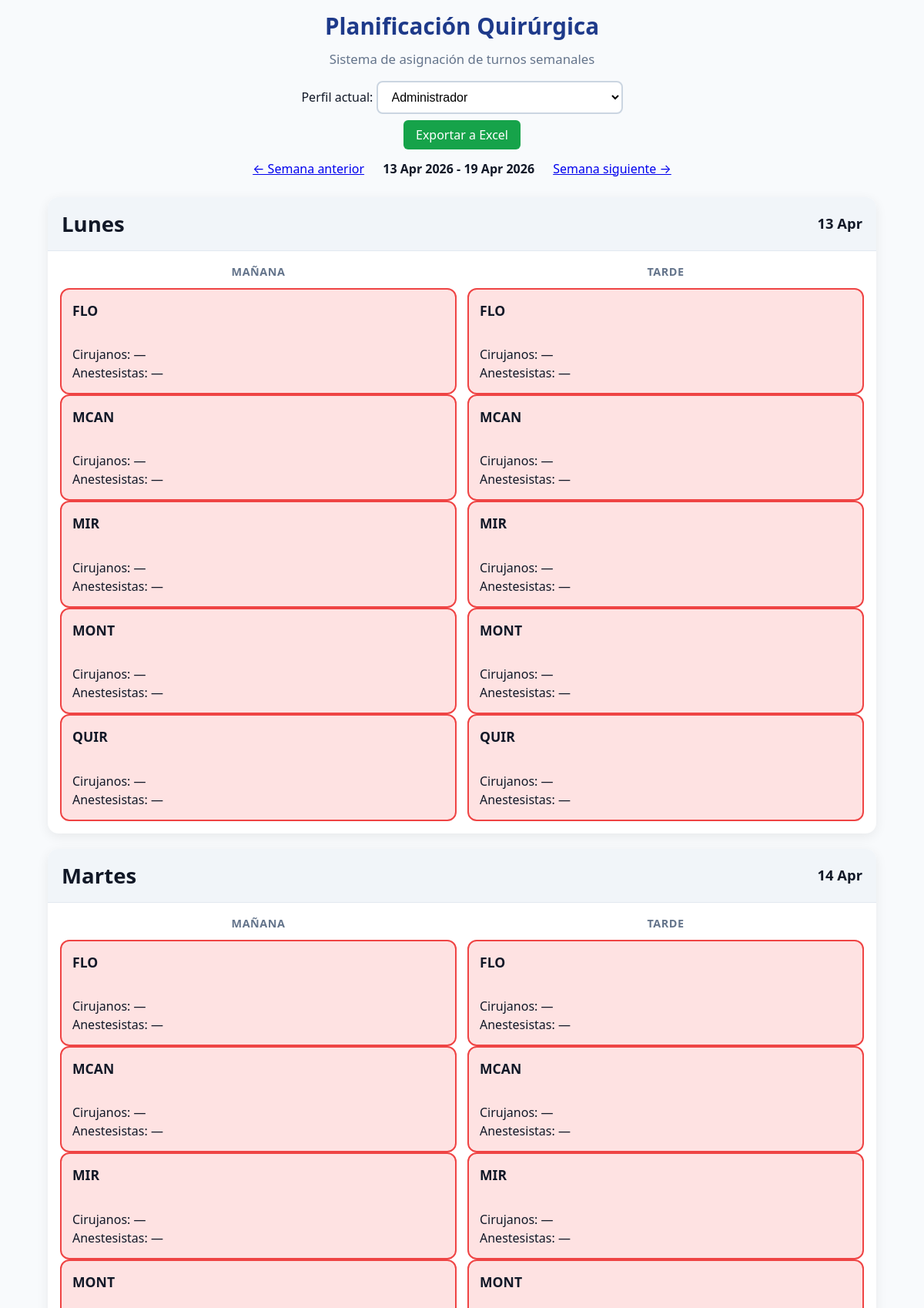
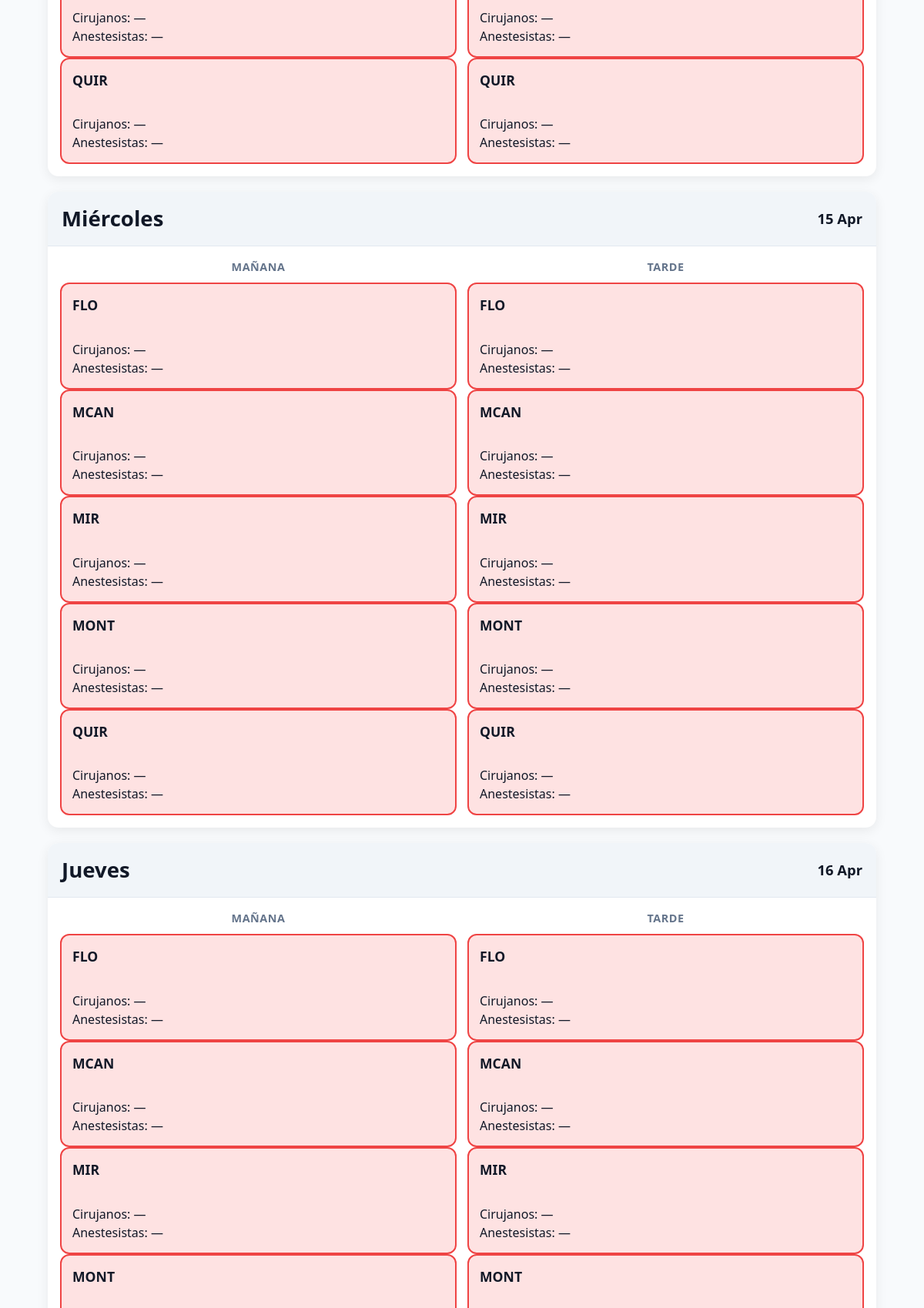
The page /index.php?profile=admin&week_offset=2 (upper part) on the database its author committed (2 pictures, top to bottom).
### tables this page shows
CREATE TABLE shifts (
    id INT AUTO_INCREMENT PRIMARY KEY,
    shift_date DATE NOT NULL,
    slot ENUM('morning', 'afternoon') NOT NULL,
    UNIQUE KEY unique_shift (shift_date, slot)
);

CREATE TABLE clinics (
    id INT AUTO_INCREMENT PRIMARY KEY,
    name VARCHAR(100) NOT NULL UNIQUE
);

### db.php (called while the page is built, shortened)
<?php
function debug_log($message, $data = null) {
    $logEntry = date('Y-m-d H:i:s') . " - " . $message;
    if ($data !== null) {
        $logEntry .= " - " . print_r($data, true);
    }
    $logEntry .= PHP_EOL;
}
function getPDO(): PDO {
    static $pdo = null;
    if ($pdo !== null) return $pdo;
    $config = require 'config.php';
    $dsn = "mysql:host={$config['db_host']};dbname={$config['db_name']};charset={$config['charset']}";
    try {
        $pdo = new PDO($dsn, $config['db_user'], $config['db_pass'], [
            PDO::ATTR_ERRMODE => PDO::ERRMODE_EXCEPTION,
            PDO::ATTR_DEFAULT_FETCH_MODE => PDO::FETCH_ASSOC,
        ]);
        return $pdo;
    } catch (PDOException $e) {
        debug_log("DB connection ERROR", $e->getMessage());
        die("Database connection failed: " . $e->getMessage());
    }
}
function fetchShiftsForWeek(string $startDate): array {
    $pdo = getPDO();
    $sql = "SELECT
            s.id AS shift_id,
            s.shift_date,
            s.slot,
            c.id AS clinic_id,
            c.name AS clinic,
            r.id AS reservation_id,
            r.status,
            p.name AS professional_name,
            p.role AS professional_role
        FROM shifts s
        CROSS JOIN clinics c
        LEFT JOIN reservations r ON r.shift_id = s.id AND r.clinic_id = c.id
        LEFT JOIN reservation_professionals rp ON rp.reservation_id = r.id
        LEFT JOIN professionals p ON p.id = rp.professional_id
        WHERE s.shift_date BETWEEN ? AND DATE_ADD(?, INTERVAL 6 DAY)
        ORDER BY s.shift_date, FIELD(s.slot, 'morning','afternoon'), c.name";
    $endDate = date('Y-m-d', strtotime($startDate . ' +6 days'));
    $stmt = $pdo->prepare($sql);
    $stmt->execute([$startDate, $startDate]);
    $rows = $stmt->fetchAll();
    $rowCount = count($rows);
    $data = [];
    foreach ($rows as $row) {
        $dateStr = $row['shift_date'];
        $slot = $row['slot'];
        $key = $row['shift_id'] . '_' . $row['clinic_id'];
        if (!isset($data[$dateStr][$slot][$key])) {
            $data[$dateStr][$slot][$key] = [
                'shift_id' => $row['shift_id'],
                'shift_date' => $dateStr,
                'slot' => $slot,
                'clinic_id' => $row['clinic_id'],
                'clinic' => $row['clinic'],
                'reservation_id' => $row['reservation_id'],
                'status' => $row['status'] ?? 'empty',
                'surgeons' => [],
                'anesthetists' => []
            ];
        }
    }
    return $data;
}
?>

### index.php (the view, shortened to what this page needs)
<?php
require_once 'db.php';
$offset = isset($_GET['week_offset']) ? (int)$_GET['week_offset'] : 0;
$mondayThisWeek = strtotime('monday this week');
$weekStartStr = date('Y-m-d', $mondayThisWeek + ($offset * 7 * 86400));
$currentProfile = $_GET['profile'] ?? 'admin';
$isAdmin = $currentProfile === 'admin';
$currentName = '';
$weekData = fetchShiftsForWeek($weekStartStr);
$weekDaysES = ['monday'=>'Lunes','tuesday'=>'Martes','wednesday'=>'Miércoles','thursday'=>'Jueves','friday'=>'Viernes','saturday'=>'Sábado','sunday'=>'Domingo'];
$slotLabels = ['morning' => 'MAÑANA', 'afternoon' => 'TARDE'];
?>
<!DOCTYPE html>
<html lang="es">
<head>
    <link rel="stylesheet" href="styles.php">
</head>
<body>
<div class="app">
    <header>
        <h1>Planificación Quirúrgica</h1>
        <p>Sistema de asignación de turnos semanales</p>
        <div style="margin:15px 0;">
            <label>Perfil actual: </label>
            <select onchange="window.location='index.php?profile=' + this.value + '&week_offset=<?= $offset ?>'">
                <option value="admin" <?= $isAdmin ? 'selected' : '' ?>>Administrador</option>
            </select>
        </div>
        <?php if ($isAdmin): ?>
        <a href="?export=excel&profile=admin&week_offset=<?= $offset ?>" style="background:#16a34a;color:white;padding:8px 16px;border-radius:6px;text-decoration:none;">Exportar a Excel</a>
        <?php endif; ?>
    </header>
    <div style="text-align:center;margin:15px 0 25px;">
        <a href="index.php?profile=<?= urlencode($currentProfile) ?>&week_offset=<?= $offset - 1 ?>">← Semana anterior</a>
        <strong style="margin:0 20px;"><?= date('d M Y', strtotime($weekStartStr)) ?> - <?= date('d M Y', strtotime($weekStartStr) + 6*86400) ?></strong>
        <a href="index.php?profile=<?= urlencode($currentProfile) ?>&week_offset=<?= $offset + 1 ?>">Semana siguiente →</a>
    </div>
    <main>
        <?php
        $currentWeekDays = [];
        for ($i = 0; $i < 7; $i++) {
            $date = date('Y-m-d', strtotime($weekStartStr . " +$i days"));
            $dayName = date('l', strtotime($date));
            $dayKey = strtolower($dayName);
            $currentWeekDays[$date] = $weekDaysES[$dayKey] ?? ucfirst($dayName);
        }
        foreach ($currentWeekDays as $date => $dayNameES):
            $dayData = $weekData[$date] ?? [];
        ?>
        <div class="day">
            <div class="day-header">
                <h2><?= $dayNameES ?></h2>
                <span><?= date('d M', strtotime($date)) ?></span>
            </div>
            <div class="shifts">
                <?php foreach (['morning','afternoon'] as $slotKey):
                    $slots = $dayData[$slotKey] ?? [];
                    $label = $slotLabels[$slotKey];
                ?>
                <div class="shift">
                    <div class="shift-title"><?= $label ?></div>
                    <div class="clinics">
                        <?php if (empty($slots)): ?>
                            <div style="padding:20px;background:#fee2e2;border:2px dashed #ef4444;">Sin turnos generados para esta fecha.</div>
                        <?php else: ?>
                            <?php foreach ($slots as $slot):
                                $hasS = !empty($slot['surgeons']);
                                $hasA = !empty($slot['anesthetists']);
                                $status = ($hasS && $hasA) ? 'full' : ($hasS || $hasA ? 'partial' : 'empty');
                                $selfAssigned = $currentName && (
                                    in_array($currentName, $slot['surgeons'] ?? []) ||
                                    in_array($currentName, $slot['anesthetists'] ?? [])
                                );
                                $highlight = (!$isAdmin && $selfAssigned) ? ' my-shift' : '';
                                $showNames = $isAdmin || $selfAssigned;
                            ?>
                            <div class="clinic-card state-<?= $status ?><?= $highlight ?>"
                                 onclick="openBookingModal(<?= (int)$slot['shift_id'] ?>, <?= (int)$slot['clinic_id'] ?>, '<?= addslashes(htmlspecialchars($slot['clinic'])) ?>', <?= htmlspecialchars(json_encode($slot)) ?>)">
                                <strong><?= htmlspecialchars($slot['clinic']) ?></strong><br>
                                Cirujanos:
                                <?php if ($showNames): ?>
                                    <?= $hasS ? implode(', ', array_map(fn($n) => ($n === $currentName ? "<strong><u>$n</u></strong>" : $n), $slot['surgeons'])) : '—' ?>
                                <?php else: ?>
                                    <?= count($slot['surgeons'] ?? []) ?>
                                <?php endif; ?><br>
                                Anestesistas:
                                <?php if ($showNames): ?>
                                    <?= $hasA ? implode(', ', array_map(fn($n) => ($n === $currentName ? "<strong><u>$n</u></strong>" : $n), $slot['anesthetists'])) : '—' ?>
                                <?php else: ?>
                                    <?= count($slot['anesthetists'] ?? []) ?>
                                <?php endif; ?>
                            </div>
                            <?php endforeach; ?>
                        <?php endif; ?>
                    </div>
                </div>
                <?php endforeach; ?>
            </div>
        </div>
        <?php endforeach; ?>
    </main>
</div>
</body>
</html>

### rows shown on the page
shifts: clinics.name "FLO", clinics.name "MCAN", clinics.name "MIR", clinics.name "MONT", clinics.name "QUIR"
shifts: clinics.name "FLO", clinics.name "MCAN", clinics.name "MIR", clinics.name "MONT", clinics.name "QUIR"
shifts: clinics.name "FLO", clinics.name "MCAN", clinics.name "MIR", clinics.name "MONT", clinics.name "QUIR"
shifts: clinics.name "FLO", clinics.name "MCAN", clinics.name "MIR", clinics.name "MONT", clinics.name "QUIR"
shifts: clinics.name "FLO", clinics.name "MCAN", clinics.name "MIR", clinics.name "MONT", clinics.name "QUIR"
shifts: clinics.name "FLO", clinics.name "MCAN", clinics.name "MIR", clinics.name "MONT", clinics.name "QUIR"
shifts: clinics.name "FLO", clinics.name "MCAN", clinics.name "MIR", clinics.name "MONT"
shifts: clinics.name "FLO", clinics.name "MCAN", clinics.name "MIR", clinics.name "MONT"

### other values the page prints
date('d M Y', strtotime($weekStartStr)) "13 Apr 2026"
date('d M Y', strtotime($weekStartStr) + 6*86400) "19 Apr 2026"
$dayNameES "Lunes"
date('d M', strtotime($date)) "13 Apr"
$label "MAÑANA"
$label "TARDE"
$dayNameES "Martes"
date('d M', strtotime($date)) "14 Apr"
$dayNameES "Miércoles"
date('d M', strtotime($date)) "15 Apr"
$dayNameES "Jueves"
date('d M', strtotime($date)) "16 Apr"
